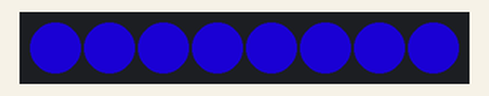
This program was run on a simulated ESP32 board running MicroPython. Shown: 8 RGB LEDs in strip order, left to right. Dim RGB values are drawn brighter than linear.

Above: at 0.25 s.
At 2.25 s:
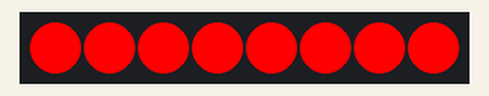
At 3.1 s:
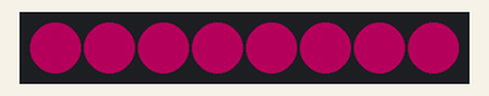
Timing chart, 0 to 40.0 s (numbered marks = the images above):
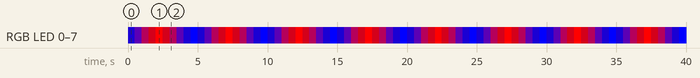

Measured:
- by itself, RGB LED 0–7: repeats every 5.0 s: RGB(32, 0, 64) 0.50 s, RGB(64, 0, 32) 0.50 s, RGB(128, 0, 16) 0.50 s, RGB(255, 0, 0) 0.50 s, RGB(128, 0, 16) 0.50 s, RGB(64, 0, 32) 0.51 s, RGB(32, 0, 64) 0.50 s, RGB(16, 0, 128) 0.50 s, RGB(0, 0, 255) 0.50 s, RGB(16, 0, 128) 0.50 s
- by itself, everything shown: repeats every 5.0 s, in 10 steps

The program:

light.py
```python
from machine import Pin
from neopixel import NeoPixel
from time import sleep, ticks_ms

PIXEL_PIN = Pin(5, Pin.OUT)
PIXEL_COUNT = 8
PERIOD_MS = 500

colors = [(0,0,255),(16,0,128),(32,0,64),(64,0,32),(128,0,16),(255,0,0)]

colors.extend(list(reversed(colors))[1:-1])

def solid():
    elapsed = ticks_ms() // PERIOD_MS
    current = elapsed % len(colors)
    np.fill(colors[current])
    np.write()

def chase():
    elapsed = ticks_ms() // PERIOD_MS
    for i in range(PIXEL_COUNT):
        current = (elapsed+1) % len(colors)
        np[i] = colors[current]
    np.write()

np = NeoPixel(PIXEL_PIN, PIXEL_COUNT)
np.fill((0,0,0))
np.write()

while True:
    chase()
    sleep(0.01)
```
